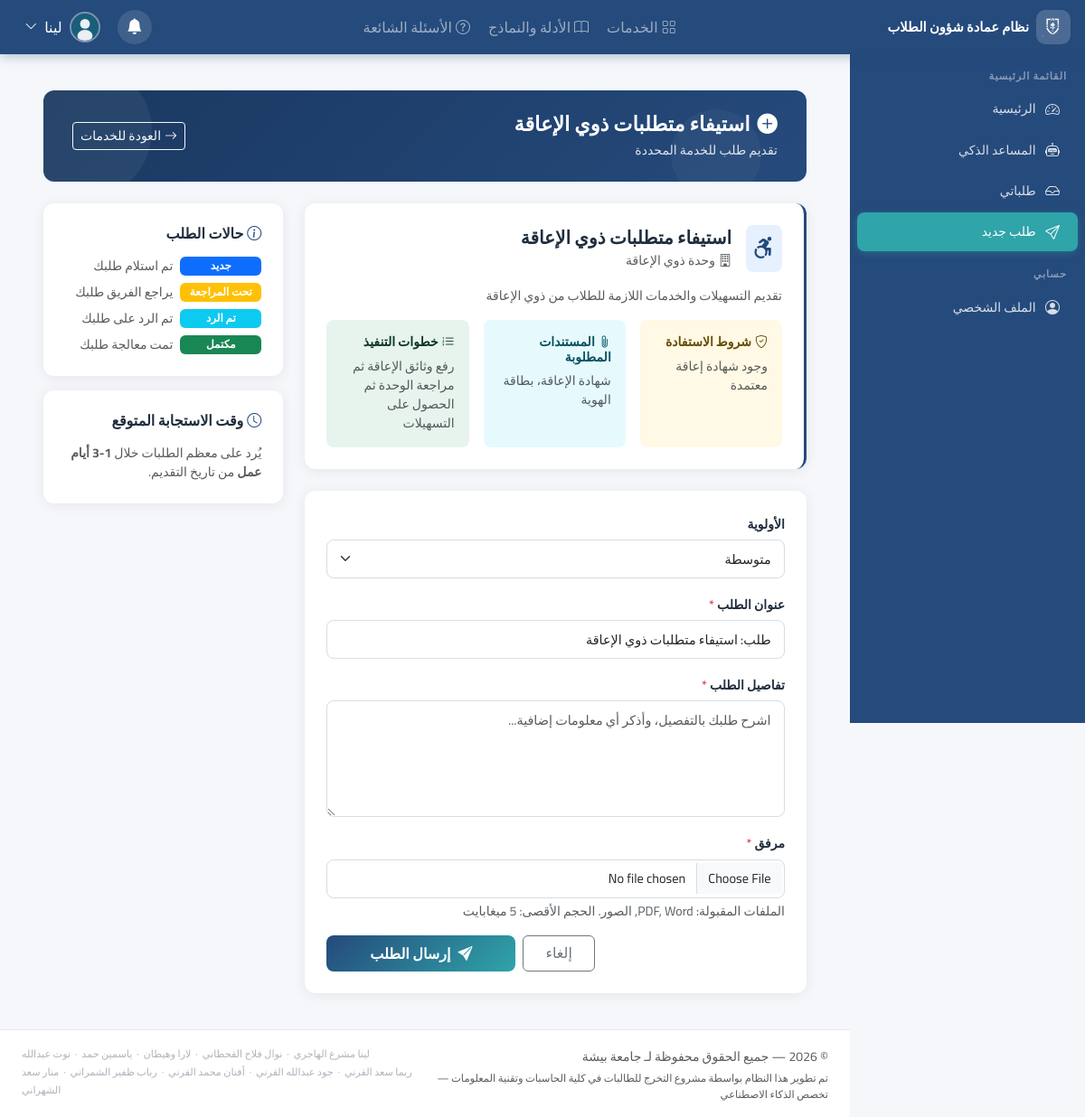
Page /student/new_request.php?service_id=2 (signed in) on the committed database.
### tables this page shows
CREATE TABLE `system_settings` (
  `id` int(10) UNSIGNED NOT NULL,
  `setting_key` varchar(100) NOT NULL,
  `setting_value` text DEFAULT NULL,
  `updated_at` datetime DEFAULT current_timestamp() ON UPDATE current_timestamp()
);

CREATE TABLE `services` (
  `id` int(10) UNSIGNED NOT NULL,
  `title` varchar(200) NOT NULL,
  `description` text DEFAULT NULL,
  `department_id` int(10) UNSIGNED DEFAULT NULL,
  `conditions` text DEFAULT NULL,
  `required_documents` text DEFAULT NULL,
  `steps` text DEFAULT NULL,
  `keywords` text DEFAULT NULL,
  `icon` varchar(100) DEFAULT 'bi-gear',
  `status` enum('published','draft','archived') DEFAULT 'published',
  `assigned_role` enum('admin','advisor','both') NOT NULL DEFAULT 'admin',
  `created_by` int(10) UNSIGNED DEFAULT NULL,
  `created_at` datetime DEFAULT current_timestamp(),
  `updated_at` datetime DEFAULT current_timestamp() ON UPDATE current_timestamp()
);

CREATE TABLE `departments` (
  `id` int(10) UNSIGNED NOT NULL,
  `title` varchar(150) NOT NULL,
  `description` text DEFAULT NULL,
  `status` enum('active','inactive') DEFAULT 'active'
);

### includes/db.php (called while the page is built, shortened)
<?php
try {
    $dsn = "mysql:host=" . DB_HOST . ";dbname=" . DB_NAME . ";charset=" . DB_CHARSET;
    $pdo = new PDO($dsn, DB_USER, DB_PASS, [
        PDO::ATTR_ERRMODE            => PDO::ERRMODE_EXCEPTION,
        PDO::ATTR_DEFAULT_FETCH_MODE => PDO::FETCH_ASSOC,
        PDO::ATTR_EMULATE_PREPARES   => false,
    ]);
} catch (PDOException $e) {
    die(json_encode(['error' => 'فشل الاتصال بقاعدة البيانات: ' . $e->getMessage()]));
}
function getSetting(string $key, string $default = ''): string {
    global $pdo;
    $stmt = $pdo->prepare("SELECT setting_value FROM system_settings WHERE setting_key = ?");
    $stmt->execute([$key]);
    $row = $stmt->fetch();
    return $row ? (string)$row['setting_value'] : $default;
}

### includes/functions.php (called while the page is built, shortened)
<?php
function getUserAvatar(string $imagePath = '', string $gender = 'male'): string {
    return '/STD/assets/images/' . ($gender === 'female' ? 'avatar-female.svg' : 'avatar-male.svg');
}

### student/new_request.php (the view, shortened to what this page needs)
<?php
require_once __DIR__ . '/../includes/db.php';
require_once __DIR__ . '/../includes/functions.php';
$serviceId = (int)($_GET['service_id'] ?? 0);
$stmt = $pdo->prepare("
    SELECT s.*, d.title as dept_title
    FROM services s
    LEFT JOIN departments d ON d.id = s.department_id
    WHERE s.id = ? AND s.status = 'published'
");
$stmt->execute([$serviceId]);
$service = $stmt->fetch();
require_once __DIR__ . '/../includes/header.php';
?>
<div class="container-fluid px-4 py-3">
    <div class="page-header">
        <div class="row align-items-center">
            <div class="col">
                <h1><i class="bi bi-plus-circle-fill me-2"></i><?= htmlspecialchars($service['title']) ?></h1>
                <p>تقديم طلب للخدمة المحددة</p>
            </div>
            <div class="col-auto">
                <a href="/STD/student/services.php" class="btn btn-outline-light btn-sm">
                    <i class="bi bi-arrow-right me-1"></i>العودة للخدمات
                </a>
            </div>
        </div>
    </div>
    <div class="row g-4">
        <div class="col-lg-8">
            <div class="std-card p-4 mb-4 border-start border-primary border-3">
                <div class="d-flex align-items-center gap-3 mb-3">
                    <div class="rounded-3 p-2 bg-primary bg-opacity-10 text-primary fs-4">
                        <i class="bi <?= htmlspecialchars($service['icon']) ?>"></i>
                    </div>
                    <div>
                        <h5 class="fw-bold mb-0"><?= htmlspecialchars($service['title']) ?></h5>
                        <?php if ($service['dept_title']): ?>
                            <small class="text-muted"><i class="bi bi-building me-1"></i><?= htmlspecialchars($service['dept_title']) ?></small>
                        <?php endif; ?>
                    </div>
                </div>
                <?php if ($service['description']): ?>
                <p class="text-muted small mb-3"><?= nl2br(htmlspecialchars($service['description'])) ?></p>
                <?php endif; ?>
                <div class="row g-3">
                    <?php if ($service['conditions']): ?>
                    <div class="col-md-4">
                        <div class="p-3 bg-warning bg-opacity-10 rounded-3 h-100">
                            <h6 class="fw-bold text-warning-emphasis small mb-2">
                                <i class="bi bi-shield-check me-1"></i>شروط الاستفادة
                            </h6>
                            <p class="small text-muted mb-0"><?= nl2br(htmlspecialchars($service['conditions'])) ?></p>
                        </div>
                    </div>
                    <?php endif; ?>
                    <?php if ($service['required_documents']): ?>
                    <div class="col-md-4">
                        <div class="p-3 bg-info bg-opacity-10 rounded-3 h-100">
                            <h6 class="fw-bold text-info-emphasis small mb-2">
                                <i class="bi bi-paperclip me-1"></i>المستندات المطلوبة
                            </h6>
                            <p class="small text-muted mb-0"><?= nl2br(htmlspecialchars($service['required_documents'])) ?></p>
                        </div>
                    </div>
                    <?php endif; ?>
                    <?php if ($service['steps']): ?>
                    <div class="col-md-4">
                        <div class="p-3 bg-success bg-opacity-10 rounded-3 h-100">
                            <h6 class="fw-bold text-success-emphasis small mb-2">
                                <i class="bi bi-list-ol me-1"></i>خطوات التنفيذ
                            </h6>
                            <p class="small text-muted mb-0"><?= nl2br(htmlspecialchars($service['steps'])) ?></p>
                        </div>
                    </div>
                    <?php endif; ?>
                </div>
            </div>
            <div class="std-card p-4">
                <form method="POST" action="/STD/backend/save_request.php" enctype="multipart/form-data">
                    <div class="row g-3">
                        <div class="col-md-12">
                            <label class="form-label">الأولوية</label>
                            <select name="priority" class="form-select">
                                <option value="medium" selected>متوسطة</option>
                            </select>
                        </div>
                        <div class="col-12">
                            <label class="form-label">عنوان الطلب <span class="text-danger">*</span></label>
                            <input type="text" name="title" class="form-control" required
                                   placeholder="أدخل عنواناً واضحاً للطلب"
                                   value="<?= htmlspecialchars('طلب: ' . $service['title']) ?>">
                        </div>
                        <div class="col-12">
                            <label class="form-label">تفاصيل الطلب <span class="text-danger">*</span></label>
                            <textarea name="description" class="form-control auto-resize" rows="5" required
                                      placeholder="اشرح طلبك بالتفصيل، وأذكر أي معلومات إضافية..."></textarea>
                        </div>
                        <div class="col-12">
                            <label class="form-label">
                                مرفق <?= $service['required_documents'] ? '<span class="text-danger">*</span>' : '(اختياري)' ?>
                            </label>
                            <input type="file" name="attachment" class="form-control"
                                   accept=".pdf,.doc,.docx,.jpg,.jpeg,.png">
                            <div class="form-text">الملفات المقبولة: PDF, Word, الصور. الحجم الأقصى: 5 ميغابايت</div>
                        </div>
                        <div class="col-12 d-flex gap-2 justify-content-end">
                            <a href="/STD/student/services.php"
                               class="btn btn-outline-secondary px-4">إلغاء</a>
                            <button type="submit" class="btn btn-primary px-5">
                                <i class="bi bi-send-fill me-2"></i>إرسال الطلب
                            </button>
                        </div>
                    </div>
                </form>
            </div>
        </div>
        <div class="col-lg-4">
            <div class="std-card p-4 mb-3">
                <h6 class="fw-bold mb-3"><i class="bi bi-info-circle text-primary me-1"></i>حالات الطلب</h6>
                <div class="d-flex flex-column gap-2">
                    <?php
                    $statuses = [
                        ['new',          'primary', 'جديد',          'تم استلام طلبك'],
                        ['under_review', 'warning', 'تحت المراجعة', 'يراجع الفريق طلبك'],
                        ['replied',      'info',    'تم الرد',       'تم الرد على طلبك'],
                        ['completed',    'success', 'مكتمل',         'تمت معالجة طلبك'],
                    ];
                    foreach ($statuses as [$key, $color, $label, $desc]): ?>
                    <div class="d-flex align-items-center gap-2">
                        <span class="badge bg-<?= $color ?>" style="min-width:90px;"><?= $label ?></span>
                        <span class="small text-muted"><?= $desc ?></span>
                    </div>
                    <?php endforeach; ?>
                </div>
            </div>
            <div class="std-card p-4">
                <h6 class="fw-bold mb-3"><i class="bi bi-clock text-primary me-1"></i>وقت الاستجابة المتوقع</h6>
                <p class="text-muted small mb-0">يُرد على معظم الطلبات خلال <strong>1-3 أيام عمل</strong> من تاريخ التقديم.</p>
            </div>
        </div>
    </div>
</div>
<?php require_once __DIR__ . '/../includes/footer.php'; ?>

### includes/header.php (shortened to what this page needs)
<?php
$siteName = getSetting('site_name', 'نظام شؤون الطلاب');
$siteLogo = getSetting('site_logo', '');
$userType  = $_SESSION['user_type'] ?? '';
$userId    = (int)($_SESSION['user_id'] ?? 0);
$fullName  = $_SESSION['full_name'] ?? '';
$prefix = '/STD';
$dashLink = match($userType) {
    'student'          => "$prefix/student/dashboard.php",
    'admin'            => "$prefix/admin/dashboard.php",
    'manager'          => "$prefix/manager/dashboard.php",
    'academic_advisor' => "$prefix/advisor/dashboard.php",
    default            => "$prefix/login.php",
};
$hasSidebar = in_array($userType, ['admin', 'manager', 'student', 'academic_advisor']);
?>
<!DOCTYPE html>
<html lang="ar" dir="rtl">
<head>
    <link rel="stylesheet" href="https://cdn.jsdelivr.net/npm/bootstrap@5.3.3/dist/css/bootstrap.rtl.min.css">
    <link rel="stylesheet" href="https://cdn.jsdelivr.net/npm/bootstrap-icons@1.11.3/font/bootstrap-icons.min.css">
    <link rel="stylesheet" href="<?= $prefix ?>/assets/css/style.css?v=<?= filemtime($_SERVER['DOCUMENT_ROOT'].'/STD/assets/css/style.css') ?>">
</head>
<body class="<?= $userType ?>-layout">
<nav class="std-navbar navbar navbar-expand-lg navbar-dark">
    <div class="container-fluid px-3 gap-2">
        <a class="d-flex align-items-center gap-2 text-decoration-none" href="<?= $dashLink ?>">
            <div class="brand-icon">
                <?php if ($siteLogo): ?>
                    <img src="/STD/assets/uploads/<?= htmlspecialchars($siteLogo) ?>" alt="<?= htmlspecialchars($siteName) ?>" style="width:36px;height:36px;object-fit:contain;border-radius:6px;">
                <?php else: ?>
                    <i class="bi bi-mortarboard-fill"></i>
                <?php endif; ?>
            </div>
            <span class="brand-title d-none d-sm-block"><?= htmlspecialchars($siteName) ?></span>
        </a>
        <?php if ($userType === 'student'): ?>
        <ul class="navbar-nav flex-row gap-1 mx-auto d-none d-lg-flex">
            <?php
            $quickNav = [
                ['/student/services', 'bi-grid',            'الخدمات'],
                ['/student/guides',   'bi-book',            'الأدلة والنماذج'],
                ['/student/faq',      'bi-question-circle', 'الأسئلة الشائعة'],
            ];
            foreach ($quickNav as [$path, $icon, $label]):
                $active = strpos($_SERVER['REQUEST_URI'], $path) !== false ? 'active' : '';
            ?>
            <li class="nav-item">
                <a class="nav-link nav-pill <?= $active ?>" href="<?= $prefix ?><?= $path ?>.php">
                    <i class="bi <?= $icon ?> me-1"></i><?= $label ?>
                </a>
            </li>
            <?php endforeach; ?>
        </ul>
        <?php else: ?>
        <span class="flex-grow-1"></span>
        <?php endif; ?>
        <?php if ($userId > 0): ?>
        <ul class="navbar-nav flex-row align-items-center gap-2">
            <li class="nav-item dropdown">
                <a class="nav-link nav-icon-btn position-relative" href="#" data-bs-toggle="dropdown" aria-label="الإشعارات">
                    <i class="bi bi-bell-fill"></i>
                </a>
            </li>
            <li class="nav-item dropdown">
                <a class="nav-link user-menu-btn d-flex align-items-center gap-2" href="#" data-bs-toggle="dropdown">
                    <img src="<?= getUserAvatar($_SESSION['profile_image'] ?? '') ?>" alt="" class="user-avatar-sm">
                    <span class="d-none d-lg-block"><?= htmlspecialchars(explode(' ', $fullName)[0] ?? $fullName) ?></span>
                    <i class="bi bi-chevron-down small d-none d-lg-inline"></i>
                </a>
            </li>
        </ul>
        <?php endif; ?>
    </div>
</nav>
<div class="layout-wrapper">
<?php if ($hasSidebar): ?>
<?php require_once __DIR__ . '/sidebar.php'; ?>
<?php endif; ?>
<div class="page-body">
<div class="page-content">

### includes/footer.php (shortened to what this page needs)
<?php
$uniName = getSetting('university_name', 'جامعة بيشة');
?>
</div>
<footer class="main-footer">
    <div class="container-fluid px-4">
        <div class="row align-items-start py-3 g-2">
            <div class="col-md-6 text-center text-md-start">
                <span class="text-muted small">
                    &copy; <?= date('Y') ?> — جميع الحقوق محفوظة
                    لـ <?= htmlspecialchars($uniName) ?>
                </span>
                <div class="text-muted mt-1" style="font-size:.72rem;line-height:1.6;">
                    تم تطوير هذا النظام بواسطة مشروع التخرج للطالبات في
                    كلية الحاسبات وتقنية المعلومات — تخصص الذكاء الاصطناعي
                </div>
            </div>
            <div class="col-md-6 text-center text-md-end" style="font-size:.7rem;color:#adb5bd;line-height:1.8;">
                لينا مشرع الهاجري &nbsp;·&nbsp; نوال فلاح القحطاني &nbsp;·&nbsp; لارا وهيطان &nbsp;·&nbsp; ياسمين حمد &nbsp;·&nbsp; نوت عبدالله<br>
                ريما سعد القرني &nbsp;·&nbsp; جود عبدالله القرني &nbsp;·&nbsp; أفنان محمد القرني &nbsp;·&nbsp; رباب ظفير الشمراني &nbsp;·&nbsp; منار سعد الشهراني
            </div>
        </div>
    </div>
</footer>
</div>
</div>
</body>
</html>

### rows in the picture
system_settings: setting_value (picture)
system_settings: setting_value "نظام عمادة شؤون الطلاب"
services: title "استيفاء متطلبات ذوي الإعاقة", department.title "وحدة ذوي الإعاقة", description "تقديم التسهيلات والخدمات اللازمة للطلاب من ذوي الإعاقة", conditions "وجود شهادة إعاقة معتمدة", required_documents "شهادة الإعاقة، بطاقة الهوية", steps "رفع وثائق الإعاقة ثم مراجعة الوحدة ثم الحصول على التسهيلات", title "طلب: استيفاء متطلبات ذوي الإعاقة"
system_settings: setting_value "جامعة بيشة"

### other values in the picture
$label "الخدمات"
$label "الأدلة والنماذج"
$label "الأسئلة الشائعة"
explode(' ', $fullName)[0] "لينا"
$label "جديد"
$desc "تم استلام طلبك"
$label "تحت المراجعة"
$desc "يراجع الفريق طلبك"
$label "تم الرد"
$desc "تم الرد على طلبك"
$label "مكتمل"
$desc "تمت معالجة طلبك"
